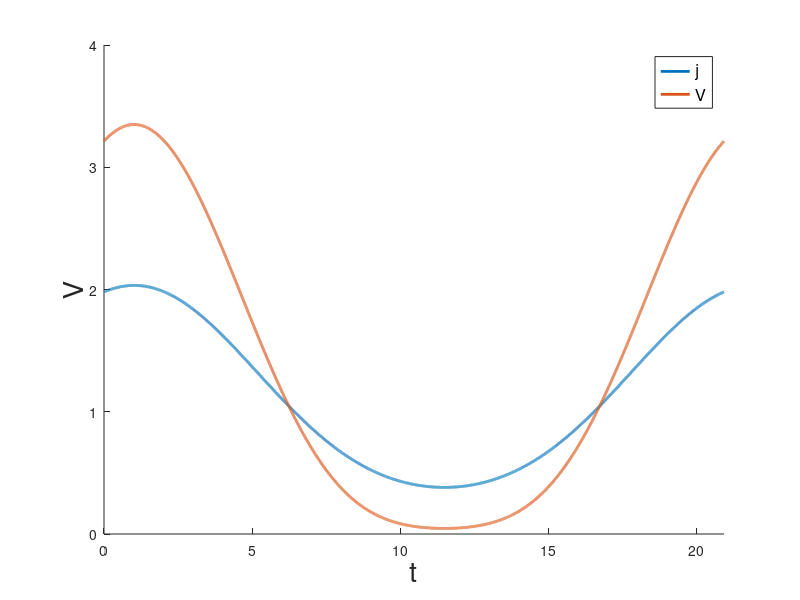

MATLAB code to generate this figure:
%% Parameters Settings
close all
clc
clear

omega = 0.3;
A = 1;
blst = [0.4,0.8];
period = 2*pi/omega;
T = 1.7;

k1lst = [];
k2lst = [];

figure()
hold on

for j = 1:length(blst)
    b_1 = blst(j);

    epsilon = 8.85418782*10^-12;
    
    jfunc = @(x) A + b_1*cos(omega*x);
    xfunc = @(x) 1/2*(A*T^3/3+b_1/omega^3*((2-omega^2*T^2)*sin(omega*(x-T))+2*omega*T*cos(omega*(x-T))-2*sin(omega*x)));
    
    xslot = 0:0.001:period;
    y = xfunc(xslot); % x_a set

    % x_a = 1;
    y0 = []; % j set
    y1 = []; % V set
    
    for k = 1:length(xslot)
        % x_a = 1;
        x_a = y(k);
    
        vfunc = @(x) 1/2*(A^2*T^4/4 + 2/omega*b_1*x_a*sin(omega*(x))-A*b_1*T^3/omega*sin(omega*(x-T))...
        +2*A*b_1/(omega^4)*((T^2*omega^2-2)*cos(omega*(x-T))+2*omega*T*sin(omega*(x-T))...
        +2*cos(omega*x))-b_1^2/(8*omega^4)*((2*T^2*omega^2-1)*cos(2*omega*(x-T))...
        +2*T*omega*sin(2*omega*(x-T))+cos(2*omega*x)));
    
        y0(k) = jfunc(xslot(k));
        y1(k) = vfunc(xslot(k));
    end
    
    plot(xslot,y1,'LineWidth',2,'LineStyle','-')
  
end

hold off
legend('j','V','FontSize',12)
xlabel('t','FontSize',20)
ylabel('V','FontSize',20)
xlim([0 period])
ylim([0 4])



